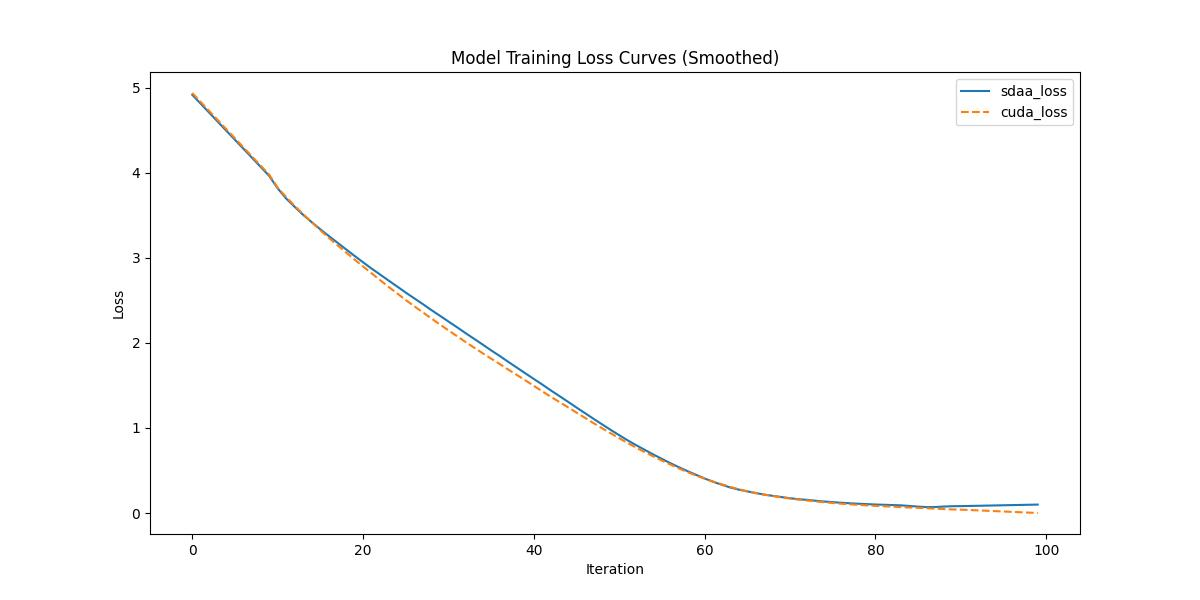

Python code for this plot:
import re
import numpy as np
import matplotlib.pyplot as plt
from scipy.signal import savgol_filter
def compare_loss(benchmark_loss_array, sdaa_loss_array):

    def MeanRelativeError(cuda_loss, sdaa_loss):
        return ((sdaa_loss - cuda_loss) / cuda_loss).mean()

    def MeanAbsoluteError(cuda_loss, sdaa_loss):
        return (sdaa_loss - cuda_loss).mean()

    benchmark_mean_loss = benchmark_loss_array
    sdaa_mean_loss = sdaa_loss_array

    benchmark_compare_loss = benchmark_mean_loss
    sdaa_compare_loss = sdaa_mean_loss
    mean_relative_error = MeanRelativeError(benchmark_compare_loss, sdaa_compare_loss)
    mean_absolute_error = MeanAbsoluteError(benchmark_compare_loss, sdaa_compare_loss)

    print("MeanRelativeError:", mean_relative_error)
    print("MeanAbsoluteError:", mean_absolute_error)

    if mean_relative_error <= mean_absolute_error:
        print("Rule,mean_relative_error", mean_relative_error)
    else:
        print("Rule,mean_absolute_error", mean_absolute_error)

    print_str = f"{mean_relative_error=} <= 0.05 or {mean_absolute_error=} <= 0.0002"
    if mean_relative_error <= 0.05 or mean_absolute_error <= 0.0002:
        print('pass', print_str)
        return True, print_str
    else:
        print('fail', print_str)
        return False, print_str

def parse_string(string):
    # pattern=r"rank : (-?\d+)  train.loss : ([\d\.e-]+)"
    # pattern1=r"loss ([\d\.e-]+)"
    pattern2 =r"train_loss ([\d\.e-]+)"
    match = re.findall(pattern2, string)
    #print("xxxxx",match)
    return match

def parse_loss(ret_list):
    step_num=len(ret_list)
    loss_arr = np.zeros(shape=(step_num, ))
    i=0
    for loss in ret_list:
        loss = float(loss)
        loss_arr[i] = loss
        i+=1
        if i>=step_num: break
    print(loss_arr)
    return loss_arr


def plot_loss(sdaa_loss,a100_loss):
    fig, ax = plt.subplots(figsize=(12, 6))

    smoothed_losses = savgol_filter(sdaa_loss, 20, 1)
    x = list(range(len(sdaa_loss)))
    ax.plot(x, smoothed_losses, label="sdaa_loss")

    smoothed_losses = savgol_filter(a100_loss, 20, 1)
    x = list(range(len(a100_loss)))
    ax.plot(x, smoothed_losses, "--", label="cuda_loss")

    ax.set_xlabel("Iteration")
    ax.set_ylabel("Loss")
    ax.set_title("Model Training Loss Curves (Smoothed)")
    ax.legend()
    plt.savefig("loss.jpg")

if __name__=="__main__":
    from argparse import ArgumentParser,ArgumentTypeError
    parser = ArgumentParser(description='modelzoo')
    parser.add_argument('--sdaa-log', type=str,default="sdaa_nohup.out_1core_100step")
    parser.add_argument('--cuda-log', type=str,default="cuda_nohup.out_1card")
    args=parser.parse_args()

    sdaa_log = args.sdaa_log   
    with open(sdaa_log, 'r') as f:
        s = f.read()
    sdaa_res = parse_string(s)

    a100_log = args.cuda_log  
    with open(a100_log, 'r') as f:
        s = f.read()
    a100_res = parse_string(s)
    length=min(len(a100_res),len(sdaa_res))
    sdaa_loss = parse_loss(sdaa_res[:length])
    a100_loss = parse_loss(a100_res[:length])
    compare_loss(a100_loss, sdaa_loss) # 比较loss
    plot_loss(sdaa_loss,a100_loss) # 对比loss曲线图
